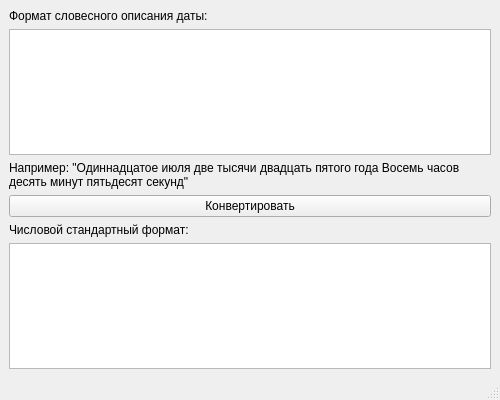
<?xml version="1.0" encoding="UTF-8"?>
<ui version="4.0">
 <class>TextFormatWindow</class>
 <widget class="QMainWindow" name="TextFormatWindow">
  <property name="geometry">
   <rect>
    <x>0</x>
    <y>0</y>
    <width>500</width>
    <height>400</height>
   </rect>
  </property>
  <property name="windowTitle">
   <string>Словесный формат</string>
  </property>
  <widget class="QWidget" name="centralwidget">
   <layout class="QVBoxLayout" name="verticalLayout">
    <item>
     <widget class="QLabel" name="label_description">
      <property name="text">
       <string>Формат словесного описания даты:</string>
      </property>
     </widget>
    </item>
    <item>
     <widget class="QPlainTextEdit" name="textInput"/>
    </item>
    <item>
     <widget class="QLabel" name="label_hint">
      <property name="text">
       <string>Например: &quot;Одиннадцатое июля две тысячи двадцать пятого года Восемь часов десять минут пятьдесят секунд&quot;</string>
      </property>
      <property name="wordWrap">
       <bool>true</bool>
      </property>
     </widget>
    </item>
    <item>
     <widget class="QPushButton" name="convertBtn">
      <property name="text">
       <string>Конвертировать</string>
      </property>
     </widget>
    </item>
    <item>
     <widget class="QLabel" name="label_numeric_output_title">
      <property name="text">
       <string>Числовой стандартный формат:</string>
      </property>
     </widget>
    </item>
    <item>
     <widget class="QPlainTextEdit" name="numericOutput">
      <property name="readOnly">
       <bool>true</bool>
      </property>
     </widget>
    </item>
   </layout>
  </widget>
  <widget class="QMenuBar" name="menubar">
   <property name="geometry">
    <rect>
     <x>0</x>
     <y>0</y>
     <width>500</width>
     <height>26</height>
    </rect>
   </property>
  </widget>
  <widget class="QStatusBar" name="statusbar"/>
 </widget>
 <resources/>
 <connections/>
</ui>
